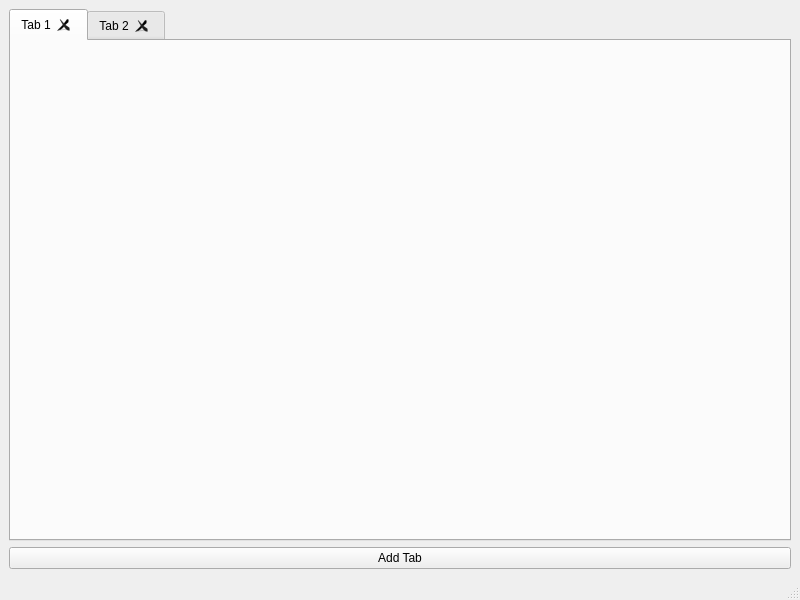
<?xml version="1.0" encoding="UTF-8"?>
<ui version="4.0">
 <class>MainWindow</class>
 <widget class="QMainWindow" name="MainWindow">
  <property name="geometry">
   <rect>
    <x>0</x>
    <y>0</y>
    <width>800</width>
    <height>600</height>
   </rect>
  </property>
  <property name="windowTitle">
   <string>MainWindow</string>
  </property>
  <widget class="QWidget" name="centralwidget">
   <layout class="QHBoxLayout" name="horizontalLayout">
    <item>
     <layout class="QVBoxLayout" name="verticalLayout">
      <item>
       <widget class="QTabWidget" name="tabWidget">
        <property name="currentIndex">
         <number>0</number>
        </property>
        <property name="tabsClosable">
         <bool>true</bool>
        </property>
        <widget class="QWidget" name="tab">
         <attribute name="title">
          <string>Tab 1</string>
         </attribute>
        </widget>
        <widget class="QWidget" name="tab_2">
         <attribute name="title">
          <string>Tab 2</string>
         </attribute>
        </widget>
       </widget>
      </item>
      <item>
       <widget class="QPushButton" name="pushButton">
        <property name="text">
         <string>Add Tab</string>
        </property>
       </widget>
      </item>
     </layout>
    </item>
   </layout>
  </widget>
  <widget class="QMenuBar" name="menubar">
   <property name="geometry">
    <rect>
     <x>0</x>
     <y>0</y>
     <width>800</width>
     <height>22</height>
    </rect>
   </property>
  </widget>
  <widget class="QStatusBar" name="statusbar"/>
 </widget>
 <resources/>
 <connections/>
</ui>
